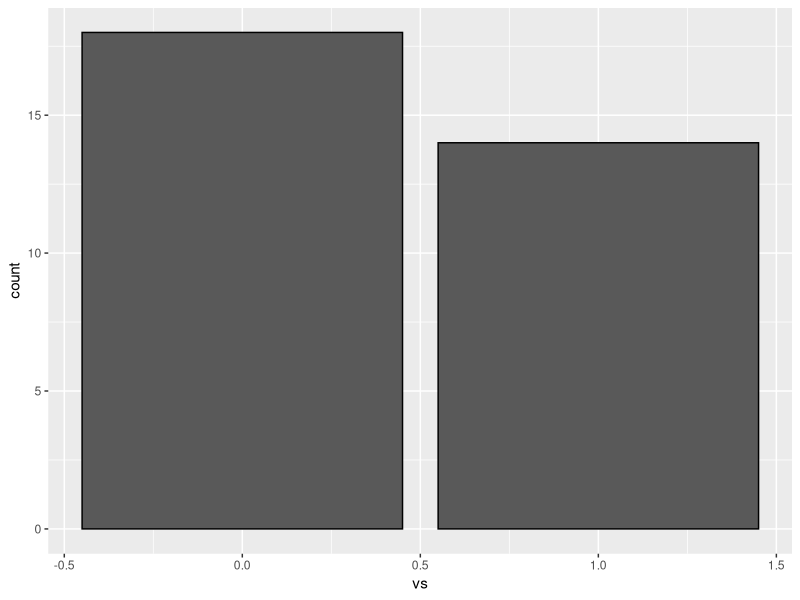
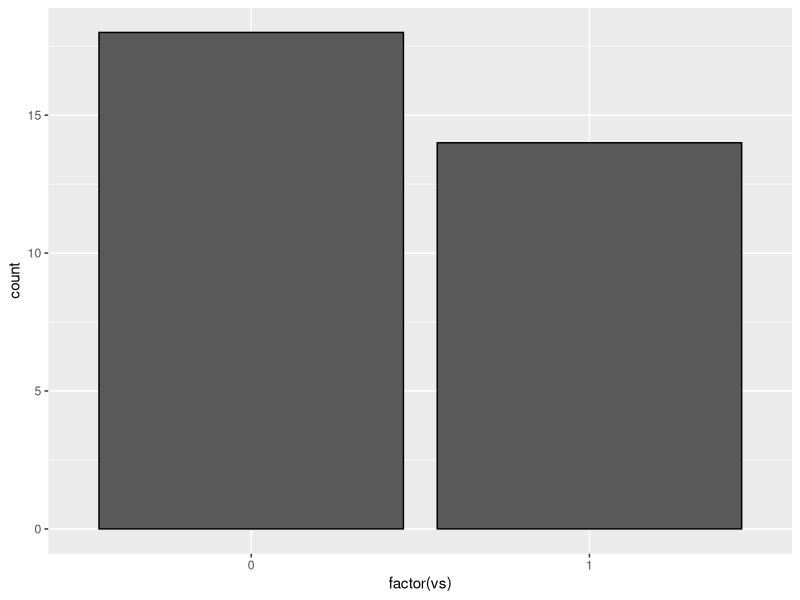

Write R code to recreate these figures, in order.
## ---- chunk 1
library(ggplot2)
## ---- chunk 2
gender_vector = c("Male", "Female", "Female", "Male", "Male")
cat(class(gender_vector))
## ---- chunk 3
cat(levels(gender_vector))
## ---- chunk 4
factor_gender_vector = factor(gender_vector)
cat(class(factor_gender_vector))
## ---- chunk 5
print(levels(factor_gender_vector))
## ---- chunk 6
print(nlevels(factor_gender_vector))
## ---- chunk 7
# Create a color vector
color_vector = c('blue', 'red', 'green', 'white', 'black', 'yellow')

# Convert the vector to factor
factor_color = factor(color_vector)
factor_color
## ---- chunk 8
# Create Ordinal categorical vector 
day_vector = c('evening', 'morning', 'afternoon', 'midday', 'midnight', 'evening')

# Convert `day_vector to a factor with ordered level
factor_day = factor(day_vector, order = TRUE, levels =c('morning', 'midday', 'afternoon', 'evening', 'midnight'))
## ---- chunk 9
summary(factor_day)
## ---- chunk 10
?mtcars
## ---- chunk 11
mtcars$vs
## ---- chunk 12
factor(mtcars$vs)
## ---- chunk 13
ggplot(mtcars, aes(x=vs)) + geom_bar(color='black') 
## ---- chunk 14
ggplot(mtcars, aes(x=factor(vs))) + geom_bar(color='black') 
## ---- chunk 15
?mtcars
## ---- chunk 16
?ToothGrowth
## ---- chunk 17

## ---- chunk 18
colnames(ToothGrowth)
## ---- chunk 19

## ---- chunk 20

